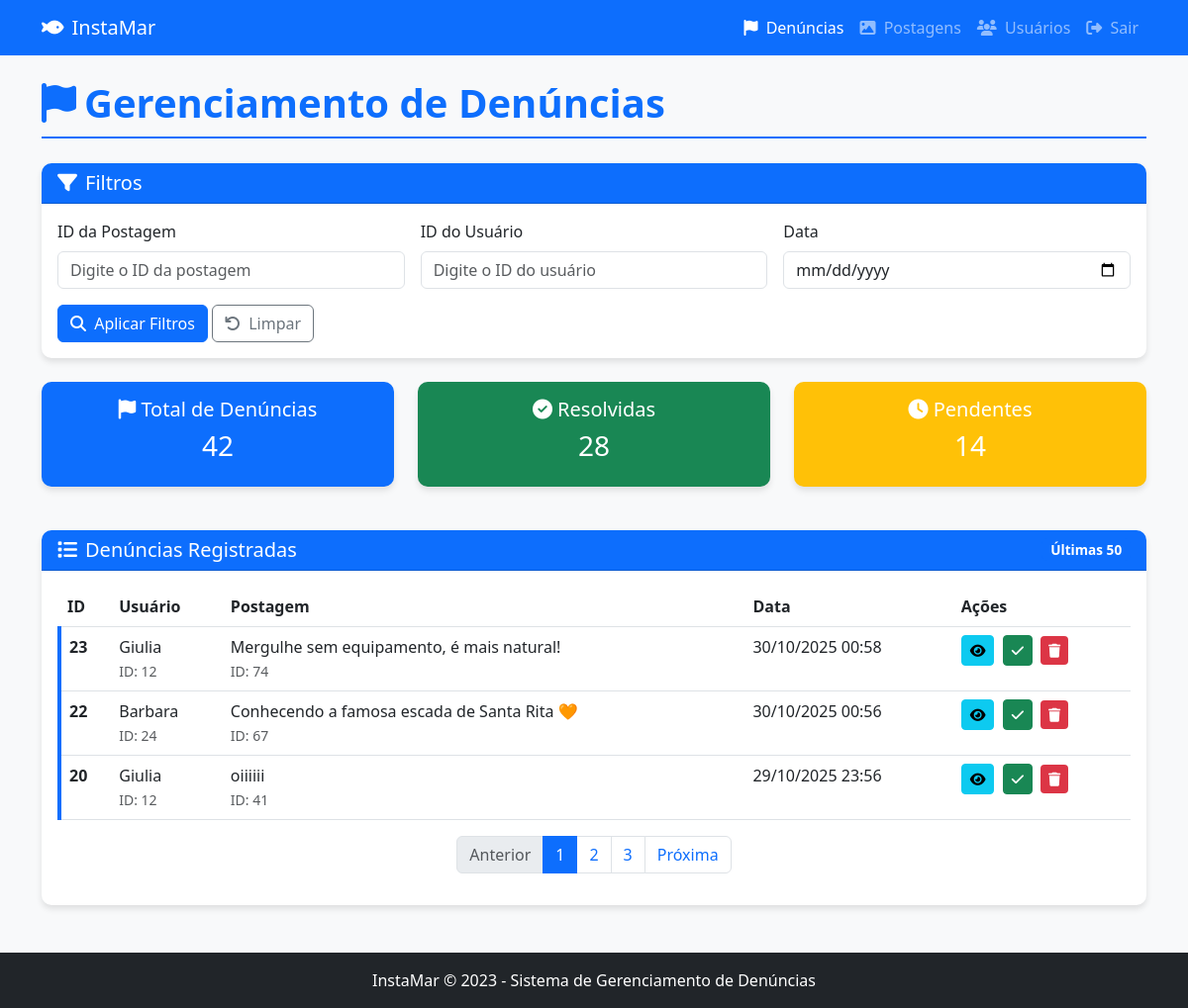
/src/backend/Denunciar/pgDenuncia.php, run on the app's committed database.
### tables this page shows
CREATE TABLE `denuncias` (
  `id` int(11) NOT NULL,
  `id_usuario` int(11) NOT NULL,
  `id_post` int(11) NOT NULL,
  `data_denuncia` timestamp NOT NULL DEFAULT current_timestamp()
);

CREATE TABLE `usuarios` (
  `id` int(11) NOT NULL,
  `nome` varchar(100) NOT NULL,
  `email` varchar(100) NOT NULL,
  `senha` varchar(220) NOT NULL,
  `tipo` varchar(1) DEFAULT NULL,
  `status` varchar(1) NOT NULL,
  `foto` varchar(70) DEFAULT NULL,
  `token_recuperacao` varchar(255) DEFAULT NULL,
  `token_expira` datetime DEFAULT NULL
);

CREATE TABLE `postagens` (
  `id` int(11) NOT NULL,
  `id_usuario` int(11) DEFAULT NULL,
  `legenda` varchar(150) DEFAULT NULL,
  `data_postagem` timestamp NOT NULL DEFAULT current_timestamp() ON UPDATE current_timestamp(),
  `img` varchar(100) DEFAULT NULL
);

### src/backend/classes/class_IRepositorioInstamar.php (called while the page is built, shortened)
<?php
include_once 'class_Conexao.php';
class ReposiorioInstamarMYSQL implements IRepositorioInstamar
{
    private $conexao;
    public function __construct()
    {
        $this->conexao = new Conexao("localhost", "root", "", "vidamarinha");
    }
    public function listarDenuncias()
    {
        $sql = "SELECT d.id, d.id_usuario, u.nome AS usuario, d.id_post, p.legenda AS post, d.data_denuncia
                FROM denuncias d
                INNER JOIN usuarios u ON d.id_usuario = u.id
                INNER JOIN postagens p ON d.id_post = p.id
                ORDER BY d.data_denuncia DESC";
        $result = $this->conexao->executarQuery($sql);
        return $result;
    }
}
$respositorioInstamar = new ReposiorioInstamarMYSQL();

### src/backend/classes/class_Conexao.php (called while the page is built, shortened)
<?php
class Conexao {
    private $host;
    private $usuario;
    private $senha;
    private $banco;
    private $conexao;
    function __construct($host, $usuario, $senha, $banco) {
        $this->host = $host;
        $this->usuario = $usuario;
        $this->senha = $senha;
        $this->banco = $banco;
    }
    function conectar() {
        $this->conexao = mysqli_connect(
            $this->host,
            $this->usuario,
            $this->senha,
            $this->banco
        );
        if ($this->conexao->connect_errno) {
            echo "Falha de Conexão MySQL: " . $this->conexao->connect_error;
            return false;
        } else {
            return true;
        }
    }
    function executarQuery($sql, $params = []) {
        if (empty($params)) {
            return mysqli_query($this->conexao, $sql);
        }
        $stmt = mysqli_prepare($this->conexao, $sql);
        $tipos = '';
        mysqli_stmt_bind_param($stmt, $tipos, ...$params);
        $executou = mysqli_stmt_execute($stmt);
        return $executou;
    }
}
?>

### src/backend/Denunciar/pgDenuncia.php (the view, shortened to what this page needs)
<!DOCTYPE html>
<html lang="pt-BR">
<head>
    <link href="https://cdn.jsdelivr.net/npm/bootstrap@5.3.0/dist/css/bootstrap.min.css" rel="stylesheet">
    <link rel="stylesheet" href="https://cdnjs.cloudflare.com/ajax/libs/font-awesome/6.4.0/css/all.min.css">
</head>
<body>
    <nav class="navbar navbar-expand-lg navbar-dark">
        <div class="container">
            <a class="navbar-brand" href="#">
                <i class="fas fa-fish me-2"></i>InstaMar
            </a>
            <div class="collapse navbar-collapse" id="navbarNav">
                <ul class="navbar-nav ms-auto">
                    <li class="nav-item">
                        <a class="nav-link active" href="#"><i class="fas fa-flag me-1"></i> Denúncias</a>
                    </li>
                    <li class="nav-item">
                        <a class="nav-link" href="#"><i class="fas fa-image me-1"></i> Postagens</a>
                    </li>
                    <li class="nav-item">
                        <a class="nav-link" href="#"><i class="fas fa-users me-1"></i> Usuários</a>
                    </li>
                    <li class="nav-item">
                        <a class="nav-link" href="#"><i class="fas fa-sign-out-alt me-1"></i> Sair</a>
                    </li>
                </ul>
            </div>
        </div>
    </nav>
    <div class="container mt-4">
        <h1 class="page-title"><i class="fas fa-flag me-2"></i>Gerenciamento de Denúncias</h1>
        <div class="card mb-4">
            <div class="card-header">
                <h5 class="mb-0"><i class="fas fa-filter me-2"></i>Filtros</h5>
            </div>
            <div class="card-body">
                <form class="row g-3">
                    <div class="col-md-4">
                        <label for="postFilter" class="form-label">ID da Postagem</label>
                        <input type="number" class="form-control" id="postFilter" placeholder="Digite o ID da postagem">
                    </div>
                    <div class="col-md-4">
                        <label for="userFilter" class="form-label">ID do Usuário</label>
                        <input type="number" class="form-control" id="userFilter" placeholder="Digite o ID do usuário">
                    </div>
                    <div class="col-md-4">
                        <label for="dateFilter" class="form-label">Data</label>
                        <input type="date" class="form-control" id="dateFilter">
                    </div>
                    <div class="col-12">
                        <button type="submit" class="btn btn-primary"><i class="fas fa-search me-1"></i> Aplicar Filtros</button>
                        <button type="reset" class="btn btn-outline-secondary"><i class="fas fa-undo me-1"></i> Limpar</button>
                    </div>
                </form>
            </div>
        </div>
        <div class="row mb-4">
            <div class="col-md-4">
                <div class="card bg-primary text-white text-center">
                    <div class="card-body">
                        <h5><i class="fas fa-flag"></i> Total de Denúncias</h5>
                        <h3>42</h3>
                    </div>
                </div>
            </div>
            <div class="col-md-4">
                <div class="card bg-success text-white text-center">
                    <div class="card-body">
                        <h5><i class="fas fa-check-circle"></i> Resolvidas</h5>
                        <h3>28</h3>
                    </div>
                </div>
            </div>
            <div class="col-md-4">
                <div class="card bg-warning text-white text-center">
                    <div class="card-body">
                        <h5><i class="fas fa-clock"></i> Pendentes</h5>
                        <h3>14</h3>
                    </div>
                </div>
            </div>
        </div>
        <div class="card">
            <div class="card-header d-flex justify-content-between align-items-center">
                <h5 class="mb-0"><i class="fas fa-list me-2"></i>Denúncias Registradas</h5>
                <span class="badge bg-primary">Últimas 50</span>
            </div>
            <div class="card-body">
                <div class="table-responsive">
                    <table class="table table-hover">
                        <thead>
                            <tr>
                                <th scope="col">ID</th>
                                <th scope="col">Usuário</th>
                                <th scope="col">Postagem</th>
                                <th scope="col">Data</th>
                                <th scope="col">Ações</th>
                            </tr>
                        </thead>
                        <tbody>
                            <?php
                            include_once '../classes/class_Conexao.php';
                            include_once '../classes/class_IRepositorioInstamar.php';
                            $result = $respositorioInstamar->listarDenuncias();
                            if ($result && $result->num_rows > 0) {
                                while($row = $result->fetch_assoc()) {
                                    echo "<tr class='denuncia-item'>";
                                    echo "<th scope='row'>" . $row['id'] . "</th>";
                                    echo "<td>" . $row['usuario'] . " <br><small class='text-muted'>ID: " . $row['id_usuario'] . "</small></td>";
                                    echo "<td>" . (strlen($row['post']) > 50 ? substr($row['post'], 0, 50) . "..." : $row['post']) . " <br><small class='text-muted'>ID: " . $row['id_post'] . "</small></td>";
                                    echo "<td>" . date('d/m/Y H:i', strtotime($row['data_denuncia'])) . "</td>";
                                    echo "<td>
                                            <button class='btn btn-sm btn-info me-1' data-bs-toggle='tooltip' title='Ver detalhes'>
                                                <i class='fas fa-eye'></i>
                                            </button>
                                            <button class='btn btn-sm btn-success me-1' data-bs-toggle='tooltip' title='Marcar como resolvida'>
                                                <i class='fas fa-check'></i>
                                            </button>
                                            <button class='btn btn-sm btn-danger' data-bs-toggle='tooltip' title='Excluir denúncia'>
                                                <i class='fas fa-trash'></i>
                                            </button>
                                          </td>";
                                    echo "</tr>";
                                }
                            } else {
                                echo "<tr><td colspan='5' class='text-center py-4'>Nenhuma denúncia encontrada.</td></tr>";
                            }
                            ?>
                        </tbody>
                    </table>
                </div>
                <nav aria-label="Navegação de página">
                    <ul class="pagination justify-content-center">
                        <li class="page-item disabled">
                            <a class="page-link" href="#" tabindex="-1">Anterior</a>
                        </li>
                        <li class="page-item active"><a class="page-link" href="#">1</a></li>
                        <li class="page-item"><a class="page-link" href="#">2</a></li>
                        <li class="page-item"><a class="page-link" href="#">3</a></li>
                        <li class="page-item">
                            <a class="page-link" href="#">Próxima</a>
                        </li>
                    </ul>
                </nav>
            </div>
        </div>
    </div>
    <footer class="bg-dark text-white text-center py-3 mt-5">
        <p class="mb-0">InstaMar &copy; 2023 - Sistema de Gerenciamento de Denúncias</p>
    </footer>
</body>
</html>

### src/backend/Denunciar/pgDenuncia.php (style rules this page uses)
body { background-color: #f8f9fa; font-family: 'Segoe UI', Tahoma, Geneva, Verdana, sans-serif; }
.navbar { background-color: #0d6efd; }
.card { border-radius: 10px; box-shadow: 0 4px 6px rgba(0, 0, 0, 0.1); margin-bottom: 20px; border: none; }
.card-header { background-color: #0d6efd; color: white; border-radius: 10px 10px 0 0 !important; }
.btn-danger { background-color: #dc3545; border: none; }
.badge { font-size: 0.85em; }
.denuncia-item { transition: all 0.3s ease; border-left: 4px solid #0d6efd; }
.table-responsive { border-radius: 10px; overflow: hidden; }
.page-title { color: #0d6efd; font-weight: 600; margin-bottom: 25px; padding-bottom: 10px; border-bottom: 2px solid #0d6efd; }

### data on the page
denuncias: id "23", id_usuario.nome "Giulia", id_usuario "12", id_post.legenda "Mergulhe sem equipamento, é mais natural!", id_post "74", data_denuncia "30/10/2025 00:58"
denuncias: id "22", id_usuario.nome "Barbara", id_usuario "24", id_post.legenda "Conhecendo a famosa escada de Santa Rita 🧡", id_post "67", data_denuncia "30/10/2025 00:56"
denuncias: id "20", id_usuario.nome "Giulia", id_usuario "12", id_post.legenda "oiiiiii", id_post "41", data_denuncia "29/10/2025 23:56"
